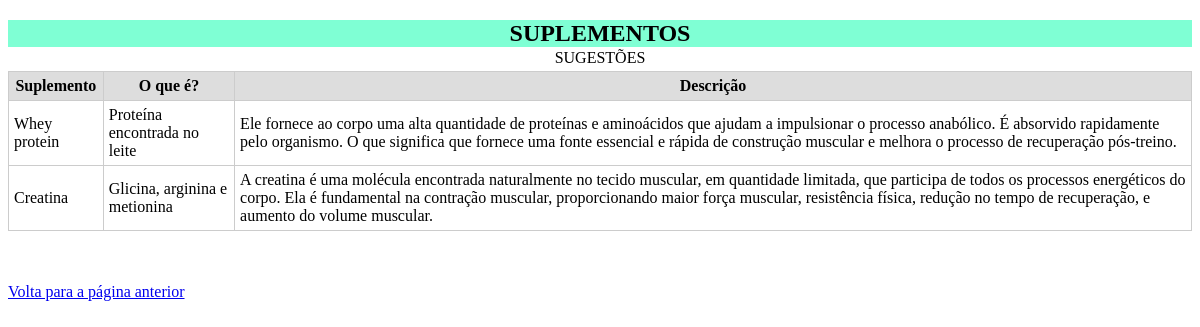
Page /suplementos.php (signed in) on the committed database.
### tables this page shows
CREATE TABLE `suplementos_alimentares` (
  `ordem_s` tinyint(4) NOT NULL AUTO_INCREMENT,
  `suplemento` varchar(35) NOT NULL,
  `o_que_é` tinytext NOT NULL,
  `descrição` text NOT NULL,
  PRIMARY KEY (`ordem_s`)
);

### suplementos.php (the view, shortened to what this page needs)
<?php
    include('conexão.php');
    $sql = "SELECT * from suplementos_alimentares";
    $mysqli_s= $mysqli->query($sql);
?>
<!DOCTYPE html>
<html lang="pt-br">
<head>
</head>
<body>
    <?php  if (isset($_SESSION['ativa'])){ ?>
    <table>
    <thead>
        <h2 id="subtitulo1">SUPLEMENTOS</h2>
        <caption>SUGESTÕES</caption>
        <tr>
            <th>Suplemento</th>
            <th>O que é?</th>
            <th>Descrição</th>
        </tr>
    </thead>
    <?php while($dado = $mysqli_s->fetch_array()){?>
                <tbody>
                    <tr>
                        <td><?php echo $dado["suplemento"]?></td>
                        <td><?php echo $dado["o_que_é"]?></td>
                        <td><?php echo $dado["descrição"]?></td>
                    </tr>
                </tbody>
         <?php } ?>
    </table>
    <br><br>
    <p><a href="cad.php">Volta para a página anterior</a></p>
    <?php
    } else {
        header( "Location: login.php");
    }
    ?>
</body>
</html>

### suplementos.php (style rules this page uses)
table td, table th { border: 1px solid #ccc; padding: 5px; }
table { border-collapse: collapse; width: 100%; }
table th { background-color: #ddd; }
#subtitulo1, #subtitulo2, #subtitulo3 { text-align: center; background-color: aquamarine; margin-bottom: 2px; }
table caption { margin-bottom: 4px; }

### rows in the picture
suplementos_alimentares: suplemento "Whey protein", o_que_é "Proteína encontrada no leite", descrição "Ele fornece ao corpo uma alta quantidade de proteínas e aminoácidos que ajudam a impulsionar o processo anabólico. É absorvido rapidamente pelo organismo. O que significa que fornece uma fonte essencial e rápida de construção muscular e melhora o processo de recuperação pós-treino."
suplementos_alimentares: suplemento "Creatina", o_que_é "Glicina, arginina e metionina", descrição "A creatina é uma molécula encontrada naturalmente no tecido muscular, em quantidade limitada, que participa de todos os processos energéticos do corpo. Ela é fundamental na contração muscular, proporcionando maior força muscular, resistência física, redução no tempo de recuperação, e aumento do volume muscular."
